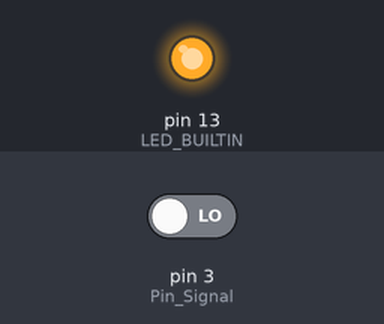
Recording of a sketch running on a simulated Arduino Uno, built with avr-gcc and run on an emulated ATmega328P. Shown: output pins drawn as LEDs (lit = HIGH). Inputs (shaded band) come from the test bench; at power-on: pin 3 (Pin_Signal) LOW.

Above: at 1.2 s.
1.3 s: pin 3 (Pin_Signal) driven HIGH
At 1.7 s:
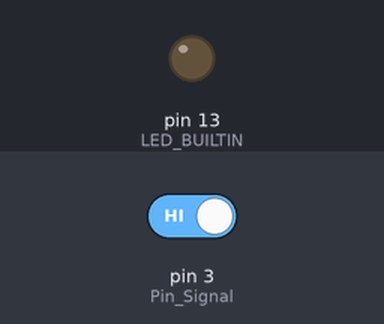
2.8 s: pin 3 (Pin_Signal) driven LOW
At 4.1 s:
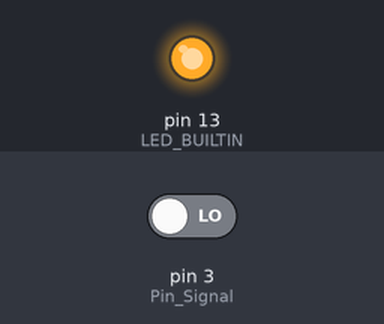
Timing chart, 0 to 5.8 s (numbered marks = the images above; inputs shaded):
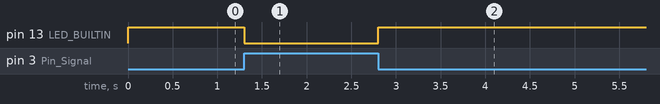

The sketch:

KY-031.ino
```cpp
int Pin_Signal = 3;
int valor;

void setup()
{
  pinMode(LED_BUILTIN, OUTPUT);
  pinMode(Pin_Signal, INPUT);
}

void loop()
{
  valor = digitalRead(Pin_Signal);

  if(valor == HIGH)
  {
    digitalWrite(LED_BUILTIN, LOW);
  }
  else
  {
    digitalWrite(LED_BUILTIN, HIGH);
  }
}
```

Measured:
- after the input at 1.3 s, pin 13 (LED_BUILTIN): HIGH → LOW at once
- after the input at 2.8 s, pin 13 (LED_BUILTIN): LOW → HIGH at once
